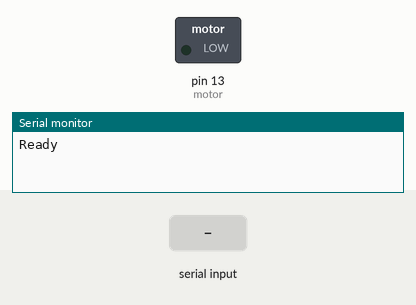
This sketch was run on a simulated Arduino Uno, built with avr-gcc and run on an emulated ATmega328P. Parts: switched loads named in the sketch (green lamp = pin HIGH), the last lines printed to the serial monitor. Inputs (shaded band) come from the test bench.

Above: at 1.2 s.
1.3 s: "a" received over Serial
At 2.2 s:
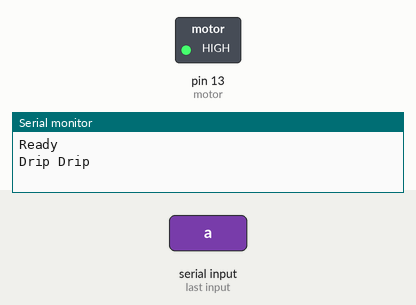
Timing chart, 0 to 4.3 s (numbered marks = the images above; inputs shaded):
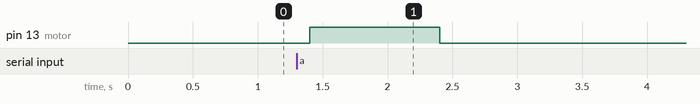

Measured:
- after the input at 1.3 s, pin 13 (motor): LOW → HIGH after 0.10 s, → LOW 1.0 s later

The sketch:

PeristalticValve.ino
```cpp
const int motor= 13; //LED connected to digital pin 10
char inputi='0';

void setup()
{
pinMode(motor, OUTPUT); //sets the digital pin as output
Serial.begin(9600);
Serial.println("Ready");
}

void loop()
{
  while(Serial.available())
  {
  inputi=(char)Serial.read();
  if(inputi=='a')
  {
    Serial.println("Drip Drip");
    digitalWrite(motor,HIGH);
    delay(1000);
    digitalWrite(motor,LOW);
  }
  }
  delay(100);
}
```
